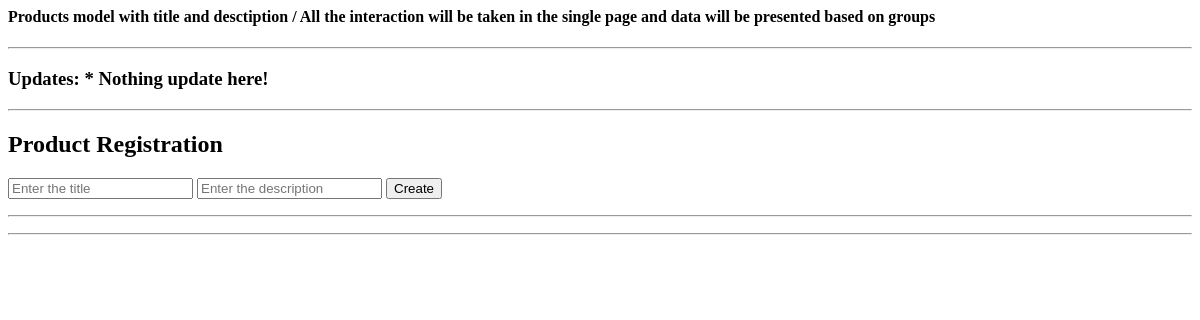
/permissions/, run on an earlier commit of the app's database.
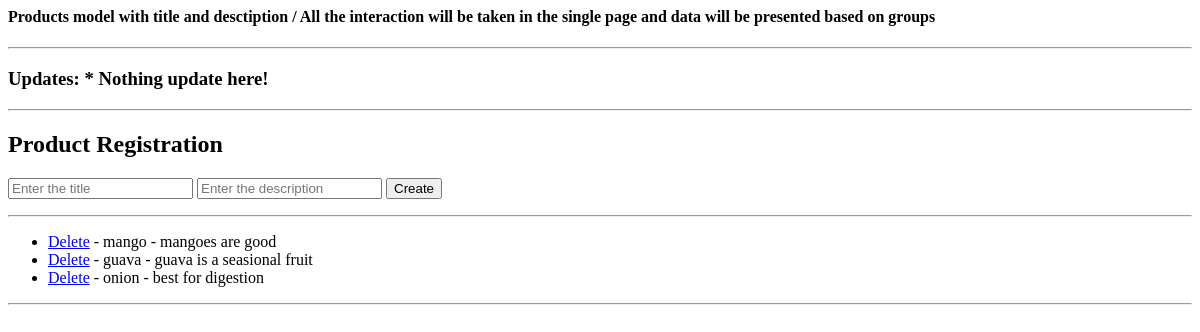
And on a later commit of the database.
### permissions/models.py (models this page shows)
class Products(models.Model):
    title = models.CharField(max_length=100)
    desc = models.TextField(max_length=250)

### permissions/views.py (the view)
# urls.py: path('', index, name='index_path'),
def index(request):
    msgs = messages.get_messages(request)
    msg = ''
    for message in msgs:
        msg+=str(message)
    return render(request, 'index.html', {'products': get_products(), 'message': msg})

### permissions/views.py (called while the page is built)
def get_products():
    p = list(Products.objects.all())
    products = []
    for product in p:
        products.append(ProductsSerializer(product).data)
    print(products)
    return products

### permissions/templates/index.html (shortened to what this page needs)
<h4>Products model with title and desctiption / All the interaction will be taken in the single page and data will be presented based on groups</h4>
<hr/>
<h3>Updates: {{ message }} {% if message == '' %} * Nothing update here! {% endif %}</h3>
<hr/>
<h2>Product Registration</h2>
<form action="/permissions/create" method="post">
    <input type="text" placeholder="Enter the title" value="" name="title"/>
    <input type="'text" placeholder="Enter the description" value="" name="desc"/>
    <button type="submit">Create</button>
</form>
<hr/>
<ul>
{% for product in products %}
    <li>
        <a href="{% url 'delete_product_path' product.id %}">Delete</a>
        -
        <span>
            {{ product.title }}
        </span>
        -
        <span>
            {{ product.desc }}
        </span>
    </li>
{% endfor %}
</ul>
<hr/>

What changed in the data, as far as the page shows it:
added Products: title "mango", desc "mangoes are good"
added Products: title "guava", desc "guava is a seasional fruit"
added Products: title "onion", desc "best for digestion"
Also different on the page:
new list line: "Delete - -"
